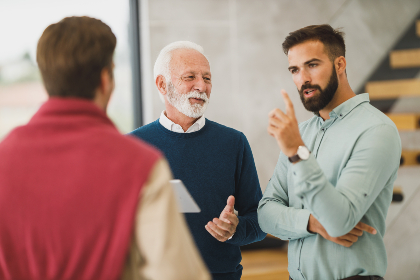
#> input picture image.jpg, 420 x 280 px
$ python face_detection.py
#> lines starting #> are read from the running program, lines starting #| are printed output that depends on the picture; after the words box and inside, x2 and y2 are one past the last pixel; in counts of white or black regions, pixels touching at a corner belong together
import cv2

face = cv2.CascadeClassifier("haarcascade_frontalface_default.xml")

img = cv2.imread("image.jpg")
#> img is the input picture: shape (280, 420, 3); mean B, G, R 123, 131, 158.4
imgGray = cv2.cvtColor(img, cv2.COLOR_BGR2GRAY)
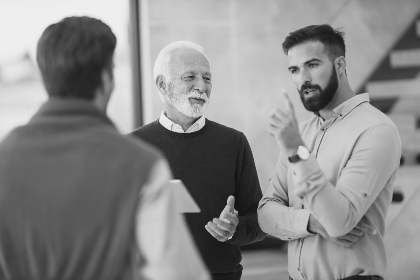
#> imgGray: shape (280, 420); min 19, max 239, mean 138.2

detect = face.detectMultiScale(imgGray, 1.1, 4)
#> detect = [[274, 43, 62, 62]]

for(x,y,w,h) in detect:
    cv2.rectangle(img,(x,y), (x+w, y+h), (255,0,0))
#> this loop made 1 pass
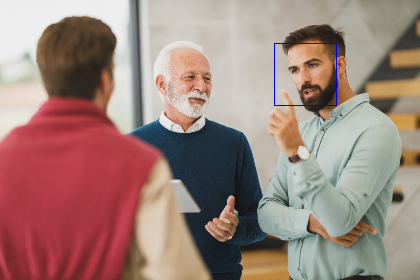
#> img: shape (280, 420, 3); 0.21% of pixels changed, all inside (x1, y1, x2, y2) = (274, 43, 337, 106)

cv2.imshow("Face Detect",img)

cv2.waitKey(0)
